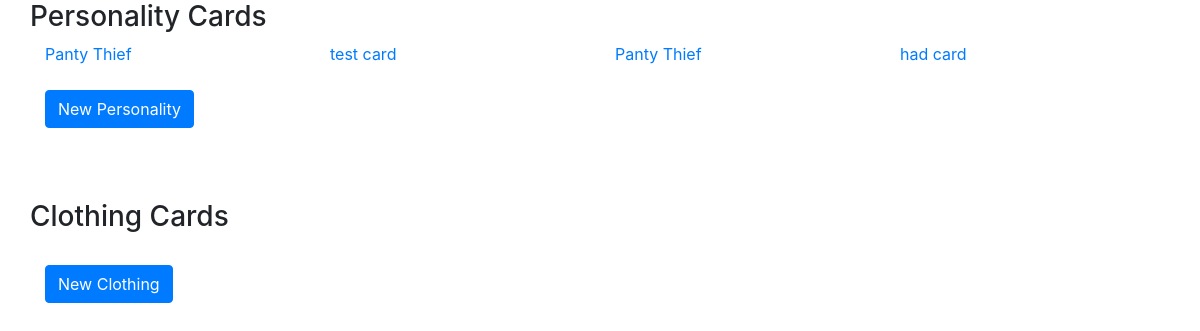
Before: /cardtemplateapp/cardMain/ with the older database file.
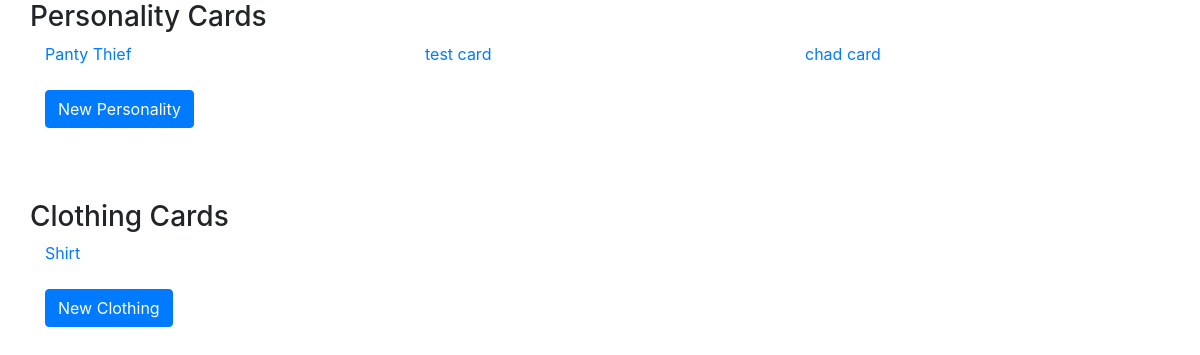
After: the same page with the newer database file.
### cardtemplateapp/models.py (models this page shows, shortened)
class Personality(models.Model):
    personality_id = models.IntegerField( primary_key=True)
    name = models.CharField(max_length=200)
    cost = models.IntegerField(default=0)
    persona = models.CharField(max_length=20)
    active_value = models.IntegerField(default=0)
    inactive_value = models.IntegerField(default=0)
    inactive_used = models.BooleanField(default=True)
    effect_text = models.CharField(max_length=400)
    flavour_text = models.CharField(max_length=200)
    image = models.CharField(max_length=200)

class Clothing(models.Model):
    clothing_id = models.IntegerField( primary_key=True)
    name = models.CharField(max_length=100)
    owner = models.CharField(max_length=100)
    claim_text = models.CharField(max_length=200)
    special_text = models.CharField(max_length=200)
    lp = models.IntegerField(default=0)
    min_adv = models.IntegerField(default=0)
    image = models.CharField(max_length=200)

### cardtemplateapp/views.py (the view)
# urls.py: path('cardMain/', views.cardMain, name='cardmain'),
def cardMain(request):
    context = {}
    cloth_cards = []
    person_cards = []
    for person in Personality.objects.all():
        person_cards.append({
            "id": person.personality_id,
            "name": person.name,
            "cost": person.cost ,
            "persona": person.persona,
            "active_value": person.active_value,
            "inactive_value" : person.inactive_value,
            "inactive_used" : person.inactive_used,
            "effect_text" : person.effect_text,
            "flavour_text" : person.flavour_text,
            "image" : person.image
            })
    for cloth in Clothing.objects.all():
        cloth_cards.append({
            "name": cloth.name,
            "id": cloth.clothing_id})
    context["person_cards"] = person_cards
    context["cloth_cards"] = cloth_cards
    return render(request, "hub-page.html", context)

### cardtemplateapp/templates/hub-page.html (shortened to what this page needs)
<html>
	{% load static %}
	<head>
		<link rel="stylesheet" href="https://stackpath.bootstrapcdn.com/bootstrap/4.3.1/css/bootstrap.min.css">
	</head>
    <body>
		<div class="container">
			<div class= "row">
				<h3>Personality Cards</h3>
			</div>
			<div class="row">
				{% for person in person_cards %}
				<div class="col-sm" >
					<a href = "../cardeditorpersona/{{person.id}}" >{{person.name}}</a>
				</div>
				{%endfor%}
			</div>
			<br>
			<div class="row">
				<div class="col-sm" >
					<a href = "../cardeditorpersona"><button type="button" class="btn btn-primary">New Personality</button></a>
				</div>
			</div>
		</div>
		<div class="container" style="margin-top:6%">
			<div class= "row">
				<h3>Clothing Cards</h3>
			</div>
			<div class="row">
				{% for cloth in cloth_cards %}
				<div class="col-sm" >
					<a href = "../cardeditorclothing/{{cloth.id}}" >{{cloth.name}}</a>
				</div>
				{%endfor%}
			</div>
			<br>
			<div class="row">
				<div class="col-sm" >
					<a href = "../cardeditorclothing" ><button type="button" class="btn btn-primary">New Clothing</button></a>
				</div>
			</div>
		</div>
    </body>
</html>

Changed rows visible on the page:
removed Personality: name "Panty Thief"
added Clothing: name "Shirt"
Other visible differences:
new list line: "chad card"
list line gone: "had card"
